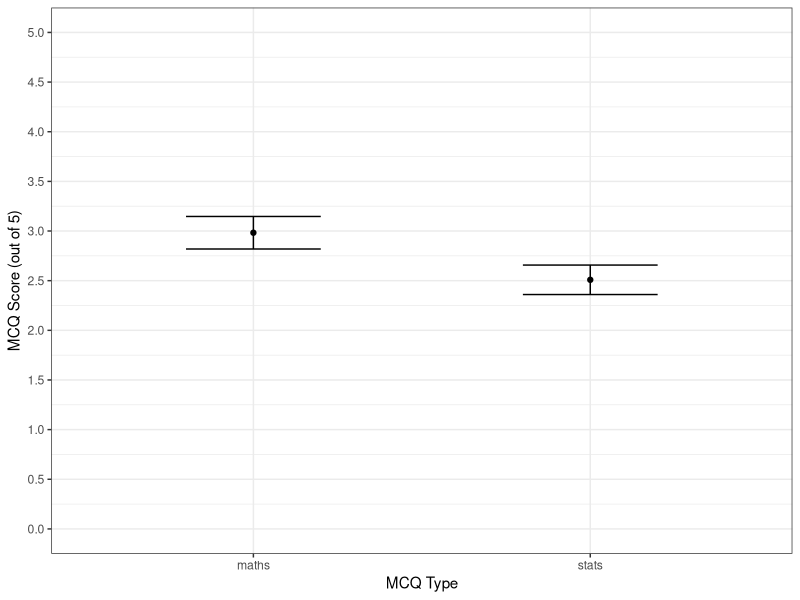

Generate this figure with R:
## ---- chunk 1
knitr::opts_chunk$set(echo = TRUE)

library(magrittr)
## ---- chunk 2
# read in anonymised data file
statanx_data <- readr::read_csv(here::here("data", "anon_data.csv"))

# check first few rows
head(statanx_data)
## ---- chunk 3
# score mcq responses (1 for a correct answer, otherwise 0)
statanx_data %<>% dplyr::mutate(
  mcq_score_s1 = ifelse(q6.3 == "4", 1, 0),
  mcq_score_s2 = ifelse(q6.4 == "1", 1, 0),
  mcq_score_s3 = ifelse(q6.5 == "1", 1, 0),
  mcq_score_s4 = ifelse(q6.6 == "1", 1, 0),
  mcq_score_s5 = ifelse(q6.7 == "1", 1, 0),
  mcq_score_m1 = ifelse(q7.3 == "3", 1, 0),
  mcq_score_m2 = ifelse(q7.4 == "1", 1, 0),
  mcq_score_m3 = ifelse(q7.5 == "2", 1, 0),
  mcq_score_m4 = ifelse(q7.6 == "3", 1, 0),
  mcq_score_m5 = ifelse(q7.7 == "1", 1, 0)
)
## ---- chunk 4
# replace NAs with 0 and sum mcq responses to get a mark out of 5
statanx_data %<>% 
  dplyr::mutate_at(
    dplyr::vars(mcq_score_s1, mcq_score_s2, mcq_score_s3, mcq_score_s4, mcq_score_s5, mcq_score_m1, mcq_score_m2, mcq_score_m3, mcq_score_m4, mcq_score_m5), tidyr::replace_na, 0) %>%
  dplyr::mutate(mcq_score = c(mcq_score_s1 + mcq_score_s2 + mcq_score_s3 + mcq_score_s4 + mcq_score_s5 + mcq_score_m1 + mcq_score_m2 + mcq_score_m3 + mcq_score_m4 + mcq_score_m5))
## ---- chunk 5
statanx_data %>% 
  dplyr::group_by(mcq) %>%
  dplyr::count(mcq_score)
## ---- chunk 6
man_check_lm <- lm(mcq_score ~ mcq, statanx_data)
summary(man_check_lm)

man_check_rob <- robust::lmRob(mcq_score ~ mcq, statanx_data)
summary(man_check_lm)
## ---- chunk 7
library(ggplot2)
man_check_plot <- ggplot(data = statanx_data, aes(x = mcq, y = mcq_score)) +
  stat_summary(fun.data = "mean_cl_normal", geom = "errorbar", width = .4) +
  stat_summary(fun = "mean", geom = "point") +
  coord_cartesian(ylim = c(0, 5)) +
  scale_y_continuous(breaks = seq(0, 5, 0.5)) +
  labs(x = "MCQ Type", y = "MCQ Score (out of 5)") +
  theme_bw()
man_check_plot
